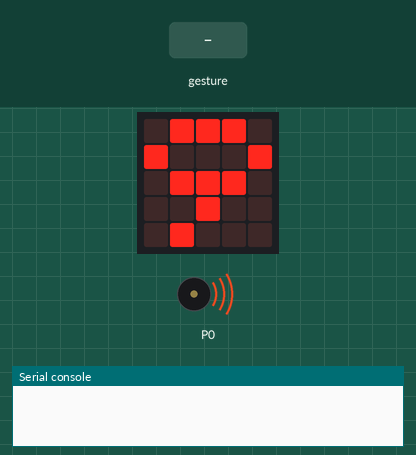
Recording of a program running on a simulated BBC micro:bit (MakeCode). Parts: the board's 5×5 LED display, buzzer (waves = sounding), the last lines printed to the serial console. Inputs (shaded band) come from the test bench. No radio messages arrive unless stated (any console line starting 'radio sent:' is added by the test bench); a tilt is held for 1.5 s and a shake lasts 1 s, then the board lies face up again.

Above: at 0.89 s.
At 1.6 s:
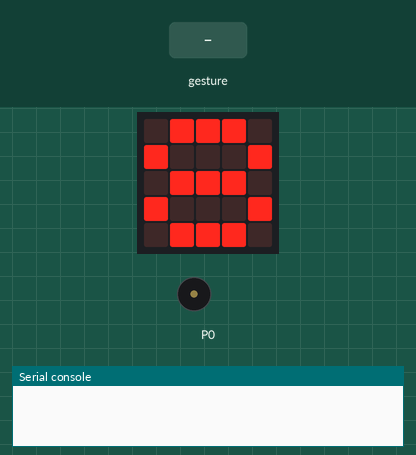
1.7 s: gesture 'shake'
At 12.0 s:
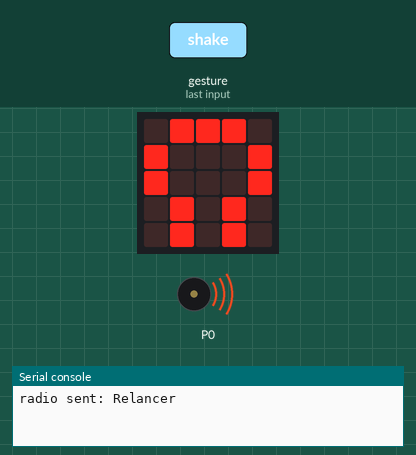
Timing chart, 0 to 12.2 s (numbered marks = the images above; inputs shaded):
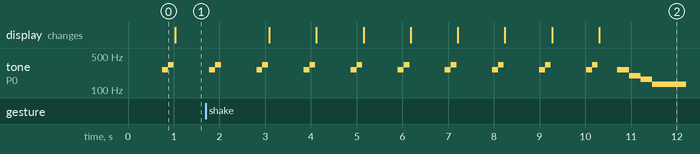

The program:

main.ts
```typescript
radio.onReceivedString(function (receivedString) {
    if (receivedString.compare("Relancer") == 0) {
        RelancerCompteur()
    }
})
input.onGesture(Gesture.Shake, function () {
    radio.sendString("Relancer")
    RelancerCompteur()
})
function RelancerCompteur () {
    Compteur = 9
}
let Compteur = 0
radio.setGroup(1)
RelancerCompteur()
basic.forever(function () {
    basic.pause(1000)
    Compteur += -1
})
basic.forever(function () {
    if (Compteur > 0) {
        basic.showNumber(Compteur)
        music.playTone(262, music.beat(BeatFraction.Quarter))
        music.playTone(330, music.beat(BeatFraction.Quarter))
    } else if (Compteur == 0) {
        basic.showLeds(`
            . # # # .
            # . . . #
            # . . . #
            . # . # .
            . # . # .
            `)
        music.playTone(262, music.beat(BeatFraction.Half))
        music.playTone(196, music.beat(BeatFraction.Half))
        music.playTone(165, music.beat(BeatFraction.Half))
        music.playTone(131, music.beat(BeatFraction.Breve))
    }
})
```

test.ts
```typescript
// les tests vont ici ; cela ne sera pas compilé si ce paquet est utilisé en tant qu'extension.
```

Measured:
- by itself, tone on P0: plays 262 Hz for 0.13 s, 330 Hz for 0.13 s, 262 Hz for 0.13 s, 330 Hz for 0.13 s, 262 Hz for 0.13 s, 330 Hz for 0.13 s … (22 notes in this stretch)
